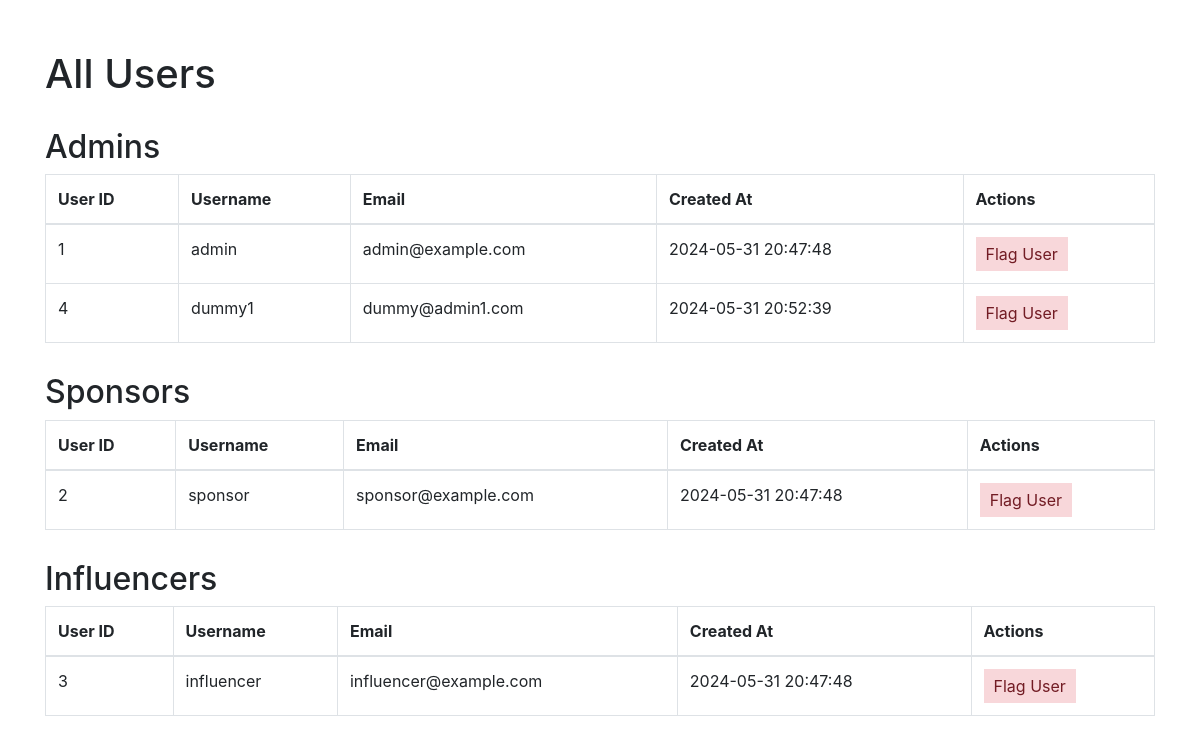
/admin/allusers (signed in), run on an earlier commit of the app's database.
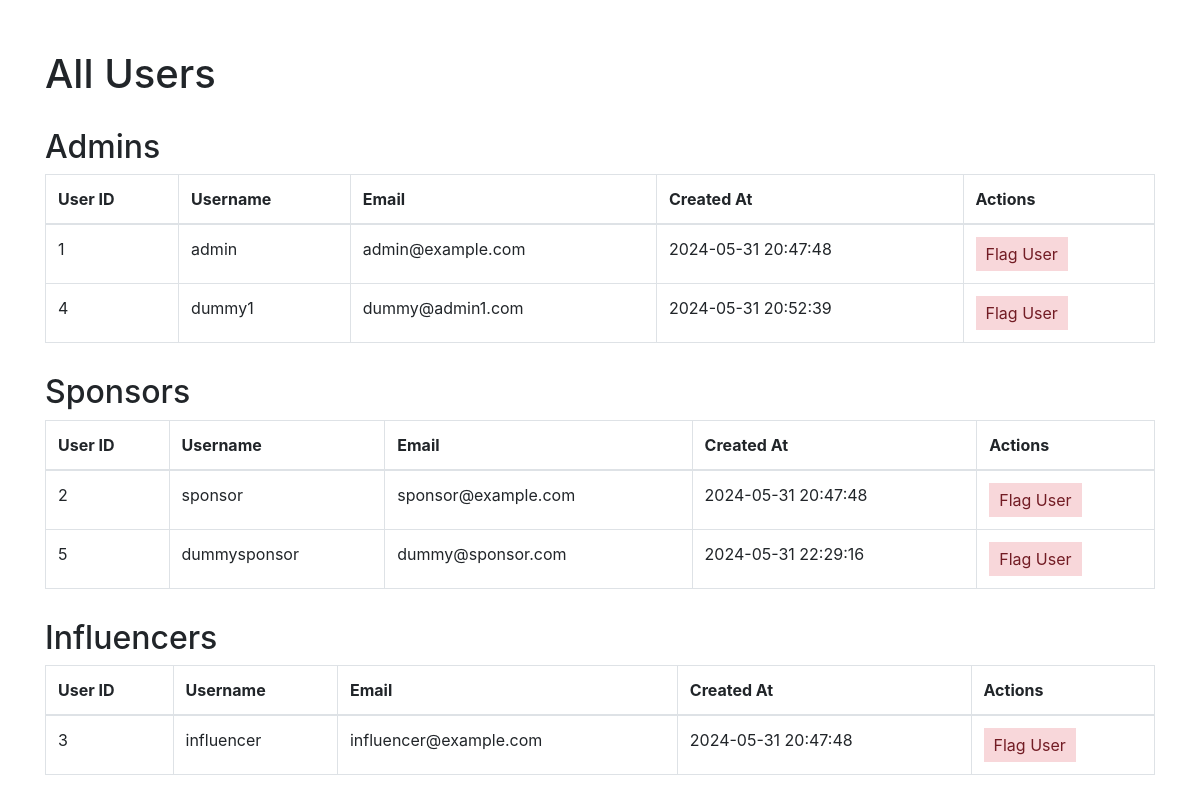
And on a later commit of the database.
### models.py (models this page shows)
class User(db.Model):
    __tablename__ = "users"
    user_id = db.Column(db.Integer, primary_key=True, autoincrement=True)
    username = db.Column(db.String(255), unique=True, nullable=False)
    password = db.Column(db.String(255), nullable=False)
    email = db.Column(db.String(255), unique=True, nullable=False)
    role = db.Column(db.Enum("admin", "sponsor", "influencer"), nullable=False)
    created_at = db.Column(db.TIMESTAMP, default=db.func.current_timestamp())
    sponsors = db.relationship("Sponsor", backref="user", lazy=True)
    influencers = db.relationship("Influencer", backref="user", lazy=True)
    user_flags = db.relationship("UserFlag", foreign_keys="UserFlag.flagged_by", backref="flagger", lazy=True)
    flagged_by_user_flags = db.relationship("UserFlag", foreign_keys="UserFlag.user_id", backref="flagged_user", lazy=True)
    campaign_flags = db.relationship("CampaignFlag", foreign_keys="CampaignFlag.flagged_by", backref="flagger", lazy=True)
    def to_dict(self):
        return {c.name: getattr(self, c.name) for c in self.__table__.columns}

### admin.py (the view)
@admin.route('/allusers')
def all_users():
    if "user_name" in session and "role" in session:
        if session["role"] == "admin":
            data = dict()
            data["admin"] = [user.to_dict() for user in User.query.filter_by(role="admin").all()]
            data["sponsor"] = [user.to_dict() for user in User.query.filter_by(role="sponsor").all()]
            data["influencer"] = [user.to_dict() for user in User.query.filter_by(role="influencer").all()]
            return render_template("admin_allusers.html", data=data)
    return redirect(url_for("home"))

### app.py (called while the page is built)
@app.before_request
def create_tables():
    init_db(app)

### models.py (called while the page is built, shortened)
def init_db(app):
    with app.app_context():
        db.create_all()

### templates/admin_allusers.html (shortened to what this page needs)
<!DOCTYPE html>
<html lang="en">
<head>
    <link rel="stylesheet" href="https://stackpath.bootstrapcdn.com/bootstrap/4.3.1/css/bootstrap.min.css">
</head>
<body>
    <div class="container">
        <h1>All Users</h1>
        <h2>Admins</h2>
        <table class="table table-bordered">
            <thead>
                <tr>
                    <th>User ID</th>
                    <th>Username</th>
                    <th>Email</th>
                    <th>Created At</th>
                    <th>Actions</th>
                </tr>
            </thead>
            <tbody>
                {% for admin in data.admin %}
                <tr>
                    <td>{{ admin.user_id }}</td>
                    <td>{{ admin.username }}</td>
                    <td>{{ admin.email }}</td>
                    <td>{{ admin.created_at }}</td>
                    <td><button class="flag-button" onclick="flagUser('{{ admin.user_id }}')">Flag User</button></td>
                </tr>
                {% endfor %}
            </tbody>
        </table>
        <h2>Sponsors</h2>
        <table class="table table-bordered">
            <thead>
                <tr>
                    <th>User ID</th>
                    <th>Username</th>
                    <th>Email</th>
                    <th>Created At</th>
                    <th>Actions</th>
                </tr>
            </thead>
            <tbody>
                {% for sponsor in data.sponsor %}
                <tr>
                    <td>{{ sponsor.user_id }}</td>
                    <td>{{ sponsor.username }}</td>
                    <td>{{ sponsor.email }}</td>
                    <td>{{ sponsor.created_at }}</td>
                    <td><button class="flag-button" onclick="flagUser('{{ sponsor.user_id }}')">Flag User</button></td>
                </tr>
                {% endfor %}
            </tbody>
        </table>
        <h2>Influencers</h2>
        <table class="table table-bordered">
            <thead>
                <tr>
                    <th>User ID</th>
                    <th>Username</th>
                    <th>Email</th>
                    <th>Created At</th>
                    <th>Actions</th>
                </tr>
            </thead>
            <tbody>
                {% for influencer in data.influencer %}
                <tr>
                    <td>{{ influencer.user_id }}</td>
                    <td>{{ influencer.username }}</td>
                    <td>{{ influencer.email }}</td>
                    <td>{{ influencer.created_at }}</td>
                    <td><button class="flag-button" onclick="flagUser('{{ influencer.user_id }}')">Flag User</button></td>
                </tr>
                {% endfor %}
            </tbody>
        </table>
    </div>
</body>
</html>

### templates/admin_allusers.html (style rules this page uses)
.container { margin-top: 50px; }
h2 { margin-top: 30px; }
.flag-button { background-color: #f8d7da; color: #721c24; border: none; padding: 5px 10px; cursor: pointer; }

What changed in the data, as far as the page shows it:
added User: user_id "5", username "dummysponsor", email "dummy@sponsor.com", created_at "2024-05-31 22:29:16", shown under "Sponsors"
